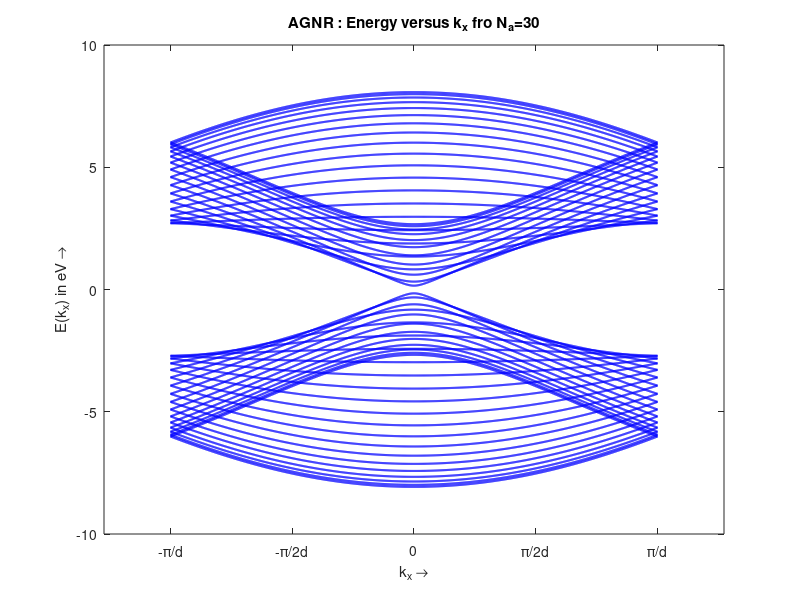
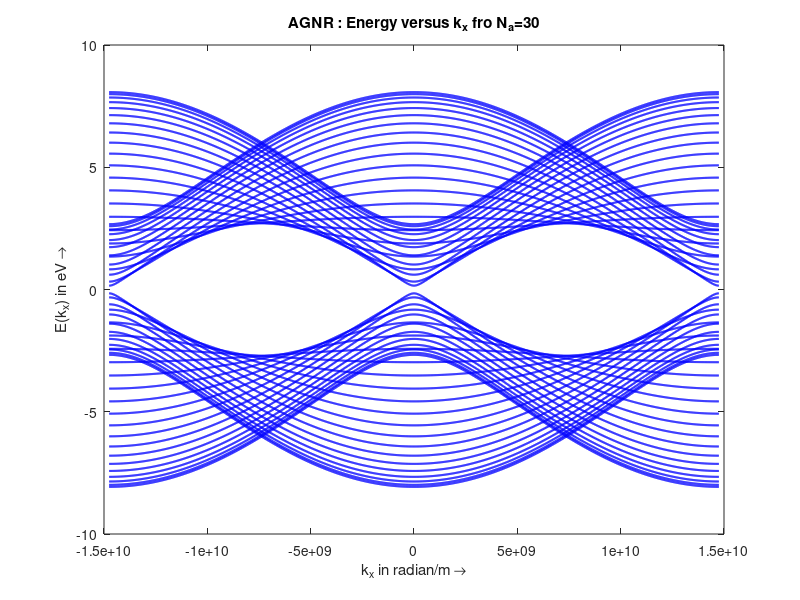

Write the MATLAB code that produced these figures, in order.

clc; clear all; close all

h_cut = 1.055e-34;
eV = 1.602e-19;
Armst=1e-10;


t_eV=2.7;
a0_A0=1.42;

t=t_eV*eV;
a0=a0_A0*Armst;
a=3*a0/2;
d12=2*a;

na=30;
n=na-2;
d=6+(n-1)*2;
sn=[1:6;[2:6,1]];
tn=[5;2];
for m=2:n
    nm=(7+(m-2)*2):(8+(m-2)*2);
    if m==2
        c1=4;
    else
        c1=nm(1)-1;
    end
    nc=[nm(1:end-1),c1;nm(2:end),nm(1)];
    sn=[sn,nc];
    if m==2
        tn=[tn,[nm(end);3]];
    else
        tn=[tn,[nm(end);nm(1)-2]];
    end
end


res=1e3;
kv=linspace(-pi/d12,pi/d12,res);
Ev=zeros(d,length(kv));

for m=1:length(kv)
    k=kv(m);
    i=[sn(1,:),sn(2,:),tn(1,:),tn(2,:)];
    j=[sn(2,:),sn(1,:),tn(2,:),tn(1,:)];
    v=[repmat(-t, 1,2*size(sn,2)),repmat(-t*exp(1i*k*d12), 1,size(tn,2)),repmat(-t*exp(-1i*k*d12),1, size(tn,2))];
    
    hk=sparse(i,j,v,d,d);
    egv=eig(full(hk));
    Ev(:,m)=egv;
end

figure
plot(kv*d12,Ev/eV, 'b', 'LineWidth',1.5)
xlabel('k_x \rightarrow');ylabel('E(k_x) in eV \rightarrow')
xticks([-pi -pi/2 0 pi/2 pi]);
xticklabels({'-\pi/d','-\pi/2d','0','\pi/2d','\pi/d'})
title(['AGNR : Energy versus k_x fro N_a=',num2str(na)])



res=1e3;
kv=linspace(-pi/a,pi/a,res);
Ev=zeros(d,length(kv));

for m=1:length(kv)
    k=kv(m);
    i=[sn(1,:),sn(2,:),tn(1,:),tn(2,:)];
    j=[sn(2,:),sn(1,:),tn(2,:),tn(1,:)];
    v=[repmat(-t, 1,2*size(sn,2)),repmat(-t*exp(1i*k*d12), 1,size(tn,2)),repmat(-t*exp(-1i*k*d12),1, size(tn,2))];
    
    hk=sparse(i,j,v,d,d);
    egv=eig(full(hk));
    Ev(:,m)=egv;
end


figure
plot(kv,Ev/eV, 'b', 'LineWidth',1.5)
xlabel('k_x in radian/m \rightarrow');ylabel('E(k_x) in eV \rightarrow')
title(['AGNR : Energy versus k_x fro N_a=',num2str(na)])


